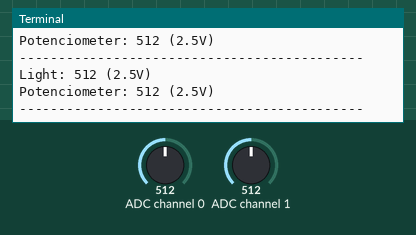
Simulated run of this program. Board: Raspberry Pi (BCM pin numbers). Shown: the last lines printed to the terminal. Inputs (shaded band) come from the test bench; at power-on: ADC channel 0 = 512, ADC channel 1 = 512 (analog values on the 0–1023 scale).

Above: at 1.2 s.
1.3 s: ADC channel 0 set to 716
At 2.6 s:
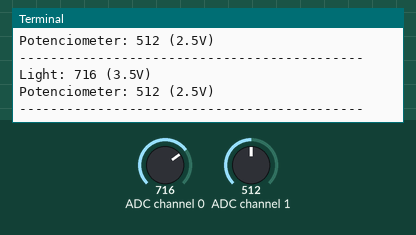
2.8 s: ADC channel 1 set to 716
At 3.8 s:
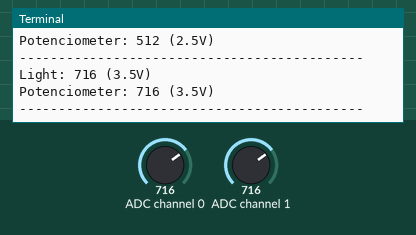
4.3 s: ADC channel 0 set to 900
At 5.6 s:
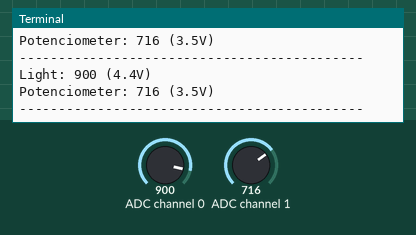
5.8 s: ADC channel 1 set to 900
At 6.5 s:
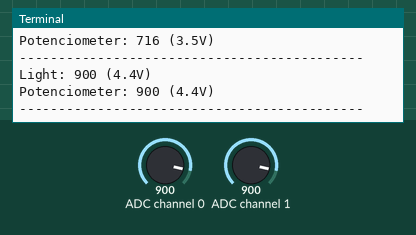
Timing chart, 0 to 8.3 s (numbered marks = the images above; inputs shaded):
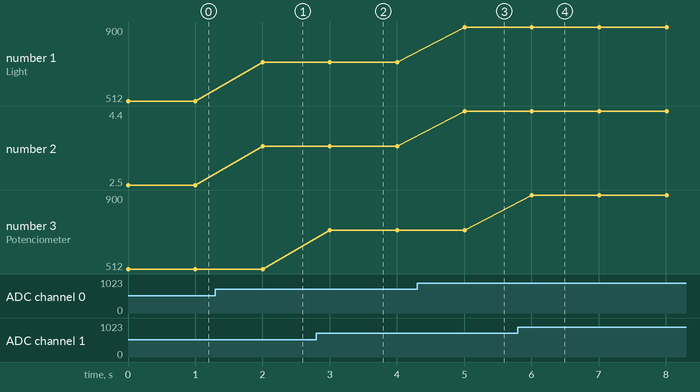

Measured:
- after the input at 1.3 s, the terminal: prints a new line after 0.70 s (image 1)
- after the input at 2.8 s, the terminal: prints a new line after 0.20 s (image 2)
- after the input at 4.3 s, the terminal: prints a new line after 0.71 s (image 3)
- after the input at 5.8 s, the terminal: prints a new line after 0.21 s (image 4)
- plotted number 1: 512 → 716 after the input at 1.3 s, 716 → 900 after the input at 4.3 s
- plotted number 2: 2.5 → 3.5 after the input at 1.3 s, 3.5 → 4.4 after the input at 4.3 s

The program:

analogic.py
```python
#!/usr/bin/python
# -*- coding: utf-8 -*-
#
# su
# aptitude install python2.7-dev
# aptitude install python-pip
# pip install spidev
#
# comment "blacklist spi-bcm2708" in /etc/modprobe.d/raspi-blacklist.conf and reboot

import spidev
import time
import os

# Function to read SPI data from MCP3008 chip
# Channel must be an integer 0-7
def ReadChannel(channel):
        adc = spi.xfer2([1,(8+channel)<<4,0])
        data = ((adc[1]&3) << 8) + adc[2]
        return data

# Function to convert data to voltage level,
# rounded to specified number of decimal places.
def ConvertVolts(data, places, v):
        volts = (data * v) / float(1023)
        volts = round(volts,places)
        return volts

# Open SPI bus
spi = spidev.SpiDev()
spi.open(0,0)

# Define sensor channels
light_channel = 0
pot_channel = 1

# Define delay between readings
delay = 1

# Defile Volts 5 or 3.3
volts = 5

while True:
        # Read the light sensor data
        light_level = ReadChannel(light_channel)
        light_volts = ConvertVolts(light_level, 2, volts)

        # Read potencimeter
        pot_level = ReadChannel(pot_channel)
        pot_volts = ConvertVolts(pot_level, 2, volts)

        # Print out results
        print("Light: {} ({}V)".format(light_level, light_volts))
        print("Potenciometer: {} ({}V)".format(pot_level, pot_volts))
        print "--------------------------------------------"

        # Wait before repeating loop
        time.sleep(delay)
```
